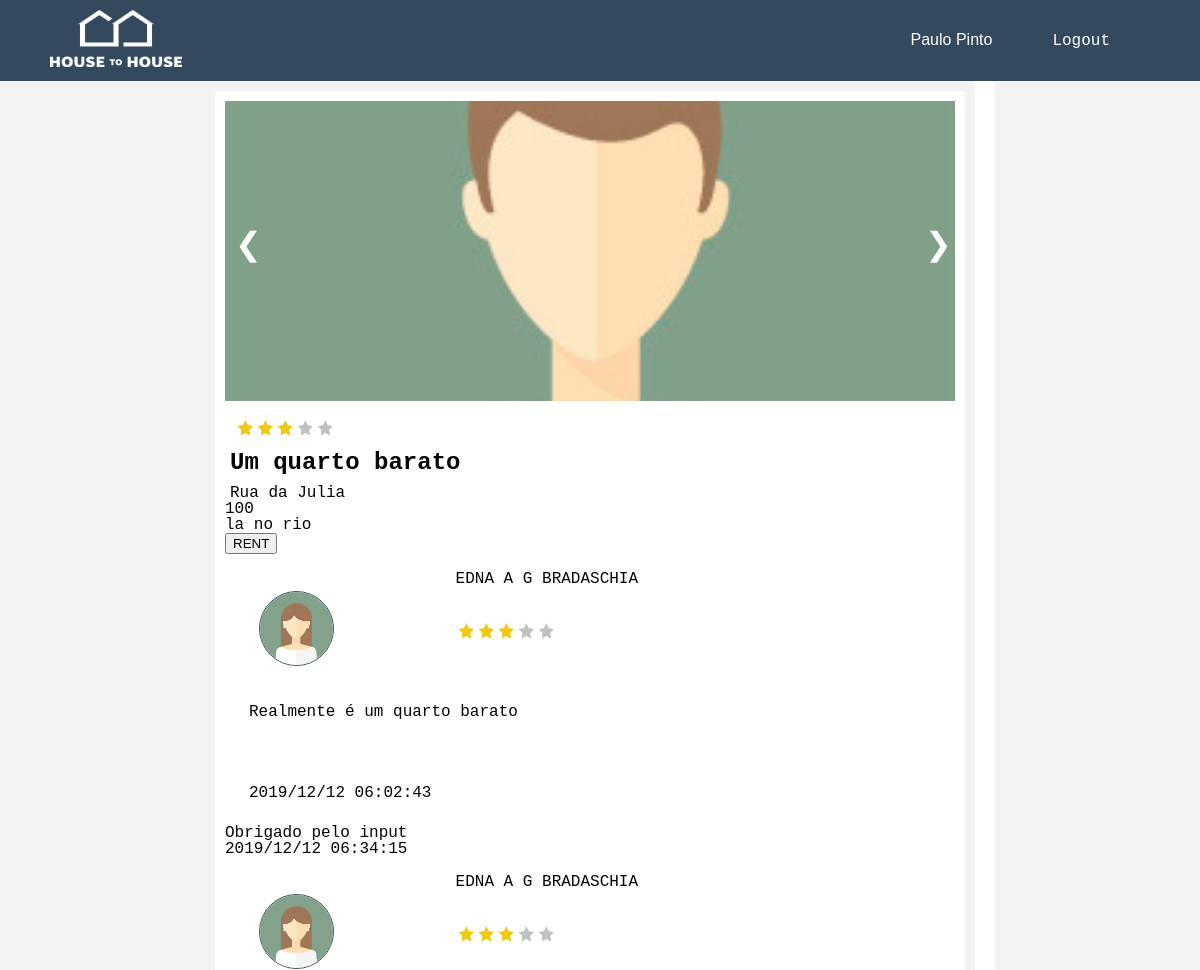
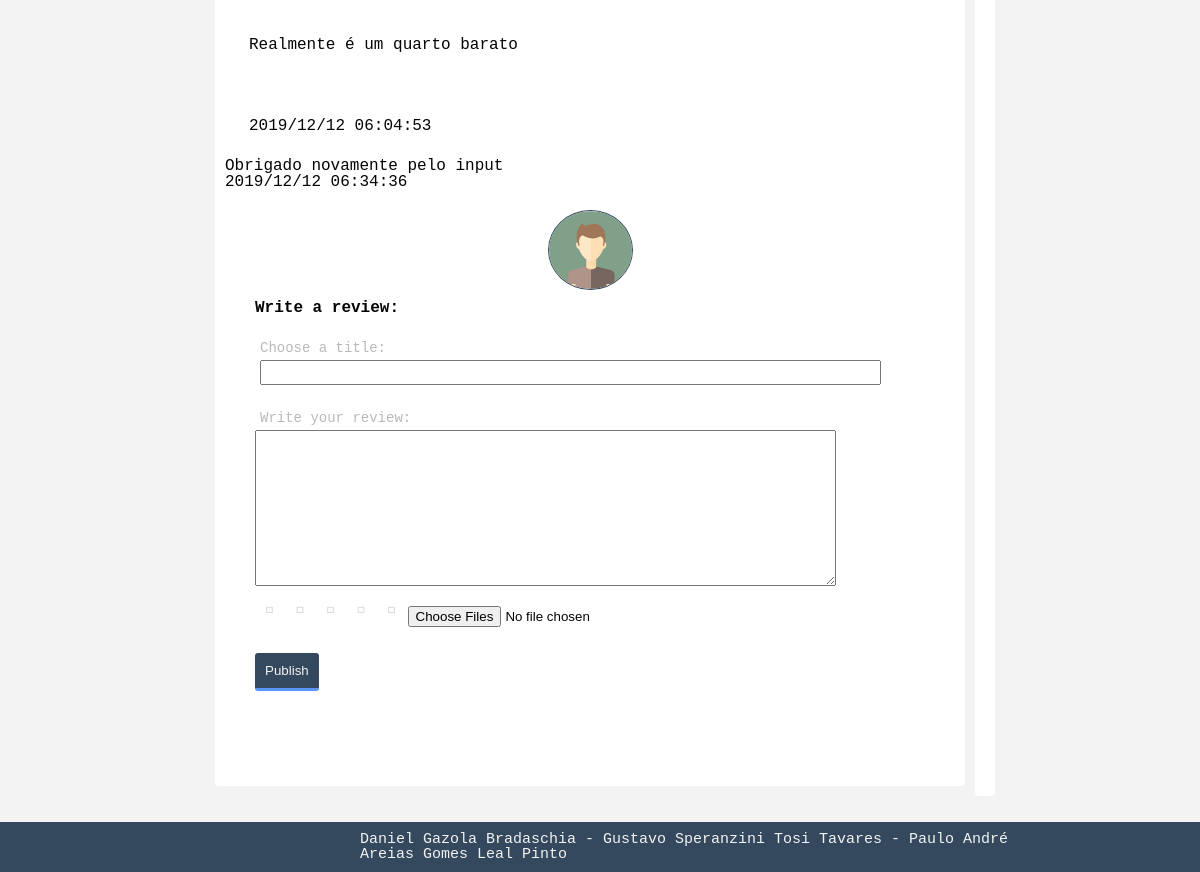
/pages/place.php?id=13 (signed in), run on the app's committed database (2 pictures, top to bottom).
### tables this page shows
CREATE TABLE USER(
    idUser INTEGER PRIMARY KEY,
    name TEXT NOT NULL,
    password TEXT NOT NULL,
    email TEXT NOT NULL UNIQUE,
    gender CHAR CHECK (gender == 'F' OR gender == 'f' OR gender == 'M' OR gender == 'm'),
    birthdate DATE,
    cellphone INTEGER,
    profilePicture BLOB,
    type TEXT CHECK (type == 'Owner' OR type == 'Tourist')
);

CREATE TABLE PHOTO (
    idPhoto INTEGER PRIMARY KEY,
    idProperty   INTEGER REFERENCES PROPERTY (idProperty),
    uploadDate DATE,
    name TEXT,
    photo BLOB
);

CREATE TABLE PROPERTY (
    idProperty INTEGER PRIMARY KEY,
    idOwner INTEGER REFERENCES USER (idUser),
    address TEXT,
    title TEXT,
    price FLOAT,
    description TEXT,
    rate NUMERIC
, available BLOB);

CREATE TABLE REVIEWS (
	idReviews INTEGER PRIMARY KEY AUTOINCREMENT,
	idProperty INTEGER REFERENCES PROPERTY,
	idUser INTEGER REFERENCES USER,
	title TEXT,
	userRate INTEGER,
	text TEXT,
	date DATE,
	likes INTEGER
);

CREATE TABLE COMMENTS (
	idComments INTEGER PRIMARY KEY AUTOINCREMENT,
	idReview INTEGER REFERENCES REVIEWS,
	idUser INTEGER REFERENCES USER,
	text TEXT,
	date DATE,
	likes INTEGER
);

### dbActions/user.php (called while the page is built, shortened)
<?php
include_once('config.php');
function getIdByUserName($email){
    global $db;
    $statement = $db->prepare('SELECT idUser FROM USER WHERE email = ? ');
    $statement->execute([$email]);
    return $statement->fetch()['idUser'];
}
function getUserNameById($idUser){
    global $db;
    $statement = $db->prepare('SELECT email FROM USER WHERE idUser = ? ');
    $statement->execute([$idUser]);
    return $statement->fetch()['email'];
}
function getUserInfoByUserName($email,$info){
    global $db;
    $statement = $db->prepare('SELECT * FROM USER WHERE email = ? ');
    $statement->execute([$email]);
    return $statement->fetch()[$info];
}
function getUserPhoto($email){
    global $db;
    $statement = $db->prepare('SELECT profilePicture FROM USER WHERE email = ?');
    $statement->execute([$email]);
    return $statement->fetch()['profilePicture'];
}

### pages/place.php (the view, shortened to what this page needs)
    <!DOCTYPE html>
    <?php
    include_once "header.php";
    include_once "../dbActions/placeUtils.php";
    include_once "../dbActions/user.php";
    include_once "../dbActions/reviewUtils.php";
    $id = $_GET["id"];
    $userId = "";
    if(!empty($_SESSION['login-user']))
        $userId = $_SESSION['login-user'];
    $namePlace = getPropertyInfoById($id, 'title');
    $location = getPropertyInfoById($id, 'address');
    $description = getPropertyInfoById($id, 'description');
    $rating = getPropertyInfoById($id, 'rate');
    $price = getPropertyInfoById($id, 'price');
    ?>
    <div class="placePage">
        <div class="main">
            <div class="container">
                <div class="album">
                    <div id="photos">
                         <?php $var = getPlacePhotos($id);
                        echo '</div>';
                        if ($var) {
                            echo '<a class="arrowLeft" onclick="plusDivs(-1)">&#10094;</a>';
                            echo '<a class="arrowRight" onclick="plusDivs(+1)">&#10095;</a>';
                        }
                        ?>
                    </div>
                    <?php printStarsRating($rating)?>
                    <p id="placeName"><?php echo $namePlace ?></p>
                    <p id="placeLocation"><?php echo $location ?></p>
                    <p id="placePrice"><?php echo $price ?></p>
                    <p id="placeDescription"><?php echo $description ?></p>
                    <div class="rent">
                        <?php
                        if (!(isPlaceOwner(getIdByUserName($userId), $id)) && $userId != ""){
                            echo '<button class="rent-button" id="btnCreateAccount" onclick="visibleRent()">RENT</button>';
                        }
                        ?>
                    </div>
                    <div class="reviews">
                        <?php
                        getPlaceReviews($id, getIdByUserName($userId));
                        ?>
                    </div>
                    <?php
                    if (isset($userId) && $userId != "")
                    {
                        echo '<div class="container">';
                        $photo = '../assets/' . getUserPhoto($_SESSION['login-user']);
                        echo '<img id="userPhoto" src=' . $photo . '>';
                        echo '<form id="formRev" class="reviewForm" action="../dbActions/sendReview.php" method="post"';
                        echo 'enctype="multipart/form-data">';
                        echo '<p class="boxTitle">Write a review:</p>';
                        echo '<label>Choose a title:</label>';
                        echo '<input type="text" name="title"><br>';
                        echo '<label>Write your review:</label>';
                        echo '​<textarea name="review" id="review" rows="10" cols="70"></textarea>';
                        echo '<fieldset class="ratingSearch">';
                        echo '<input type="radio" id="star5" name="rating" value="5"/>
                                    <label class="full" for="star5" title="Pretty f\'ing Good - 5 stars"></label>
                                <input type="radio" id="star4" name="rating" value="4"/>
                                    <label class="full" for="star4" title="Pretty Good - 4 stars"></label>
                                <input type="radio" id="star3" name="rating" value="3"/>
                                    <label class="full" for="star3" title="Seen Better and Worst - 3 stars"></label>
                                <input type="radio" id="star2" name="rating" value="2"/>
                                    <label class="full" for="star2" title="Pretty Bad - 2 stars"></label>
                                <input type="radio" id="star1" name="rating" value="1"/>
                                    <label class="full" for="star1" title="Pretty f\'ing Bad - 1 star"></label>
                                </fieldset>
                            <br><br>
                            <input type="file" name="fileToUpload[]" id="fileToUpload" multiple="multiple">
                            <br><br>
                            <input id="submit" type="submit" value="Publish">
                        </form>
                        </div>';
                    }
                    ?>
                </div>
            </div>
            <div class="container">
            </div>
        </div>
<?php
include_once "footer.php";
?>

### pages/header.php (shortened to what this page needs)
<?php
include_once "../dbActions/user.php";
?>
<html lang="en">
<head>
	<link rel="stylesheet" href="../assets/font-awesome/css/font-awesome.min.css">
    <link rel="stylesheet" href="../css/reset.css">
    <link rel="stylesheet" href="../css/style.css">
    <link rel="stylesheet" href="//code.jquery.com/ui/1.12.1/themes/base/jquery-ui.css">
     <div class="header">
        <div class="header-left-icon">
            <img class="logo" src="../assets/logo4.png" onclick="location.href='index.php'">
        </div>
        <div class="header-right">
            <div class="header-login">
                <?php
                if (isset($_SESSION['login-user'])) {
                    $name = getUserInfoByUserName($_SESSION['login-user'], 'name');
                    echo '<button class="login-button" onclick="location.href=\'profile.php\'" type="button">' . $name . '</button>';
                    echo '<a class="createAccount-button" href="../dbActions/logout.php">Logout</a>';
                } else {
                    echo '<button class="login-button" id="btnCreateAccount" onclick="visibleLogin()">Log In</button>';
                    echo ' <button class="createAccount-button" id="btnCreateAccount" onclick="visibleCreateAcc()">Sign Up</button>';
                }
                ?>
            </div>
        </div>
    </div>
</head>

### dbActions/placeUtils.php (shortened to what this page needs)
<?php
include_once('config.php');
function getPropertyInfoById($idProperty, $info)
{
    global $db;
    $statement = $db->prepare('SELECT * FROM PROPERTY WHERE idProperty = ? ');
    $statement->execute([$idProperty]);
    return $statement->fetch()[$info];
}
function getPlacePhotos($id)
{
    global $db;
    $stmt = $db->prepare('SELECT * FROM PHOTO WHERE idProperty=?');
    $stmt->execute([$id]);
    $ret = false;
    while ($row = $stmt->fetch()) {
        echo '<img class="mySlides" src=' . $row['photo'] . ' hidden="hidden">';
        $ret = true;
    }
    return $ret;
}
function isPlaceOwner($userId, $placeId)
{
    global $db;
    $statement = $db->prepare('SELECT idOwner FROM PROPERTY WHERE idProperty = ? ');
    $statement->execute([$placeId]);
    $res = $statement->fetch()['idOwner'];
    return false;
}
function printStarsRating($stars)
{
    $i = 1;
    $j = 1;
    $temp = 5 - $stars;
    echo '<div class = "placeRatingStars">';
    for ($i; $i <= $stars; $i++) {
        echo '<div class = "star">' . '</div>';
    }
    for ($j; $j <= $temp; $j++) {
        echo '<div class = "blackStar">';
        echo '</div>';
    }
    echo '</div>';
    return true;
}

### dbActions/reviewUtils.php (shortened to what this page needs)
<?php
include_once('user.php');
include_once('config.php');
include_once('placeUtils.php');
function getPlaceReviews($idPlace, $idUser)
{
    global $db;
    $statement = $db->prepare('SELECT * FROM REVIEWS WHERE idProperty = ? ');
    $statement->execute([$idPlace]);
    while ($row = $statement->fetch())
    {
        $id = $row['idUser'];
        $idRev = $row['idReviews'];
        $userName = getUserNameById($id);
        $photoUser = "../assets/" . getUserPhoto($userName);
        $fullName = getUserInfoByUserName($userName, 'name');
        $review = $row['text'];
        $htmlPhoto = '<img id="userPhotoReview" src=' . $photoUser . '>';
        echo '<div class="reviewContainer">';
            echo '<div class="reviewT">';
                echo '<div class="reviewPhoto">';
                echo $htmlPhoto;
                echo '</div>';
                echo '<div class="reviewTitle">';
                    echo '<div class="reviewTitleName">';
                    echo '<p>' . $fullName . '</p>';
                    echo '</div>';
                echo '</div>';
            echo '</div>';
            echo '<div class="reviewText">';
            echo '<p>' . $review . '</p>';
            echo '</div>';
            echo '<div class="reviewPhotos">';
            echo '</div>';
            echo '<div class="reviewDate">';
            echo '<p>' . $row['date'] . '</p>';
            echo '</div>';
        echo '</div>';
        echo '<div class="reviewComments">';
        getAllCommentsOfReview($idRev);
        echo '</div>';
    }
    return true;
}
function getAllCommentsOfReview($idRev)
{
    global $db;
    $statement = $db->prepare('SELECT * FROM COMMENTS WHERE idReview = ? ');
    $statement->execute([$idRev]);
    while ($row = $statement->fetch()) {
        echo '<p>' . $row['text'] . '</p>';
        echo '<p>' . $row['date'] . '</p>';
    }
    return true;
}
function getReviewPhotos($idRev)
{
    global $db;
    $statement = $db->prepare('SELECT * FROM REVIEWPHOTO WHERE idReview = ? ');
    $statement->execute([$idRev]);
    while ($row = $statement->fetch()) {
        $photoDir = $row['name'];
        echo "<img src=$photoDir onclick=\"window.open(this.src)\">";
    }
    return true;
}
?>

### data on the page
user: name "Paulo Pinto", profilePicture (picture)
photo: photo (picture)
property: rate 3 (drawn), title "Um quarto barato", address "Rua da Julia", price "100", description "la no rio"
reviews: idUser.profilePicture (picture), idUser.name "EDNA A G BRADASCHIA", userRate 3 (drawn), text "Realmente é um quarto barato", date "2019/12/12 06:02:43"
comments: text "Obrigado pelo input", date "2019/12/12 06:34:15"
reviews: idUser.profilePicture (picture), idUser.name "EDNA A G BRADASCHIA", userRate 3 (drawn), text "Realmente é um quarto barato", date "2019/12/12 06:04:53"
comments: text "Obrigado novamente pelo input", date "2019/12/12 06:34:36"
